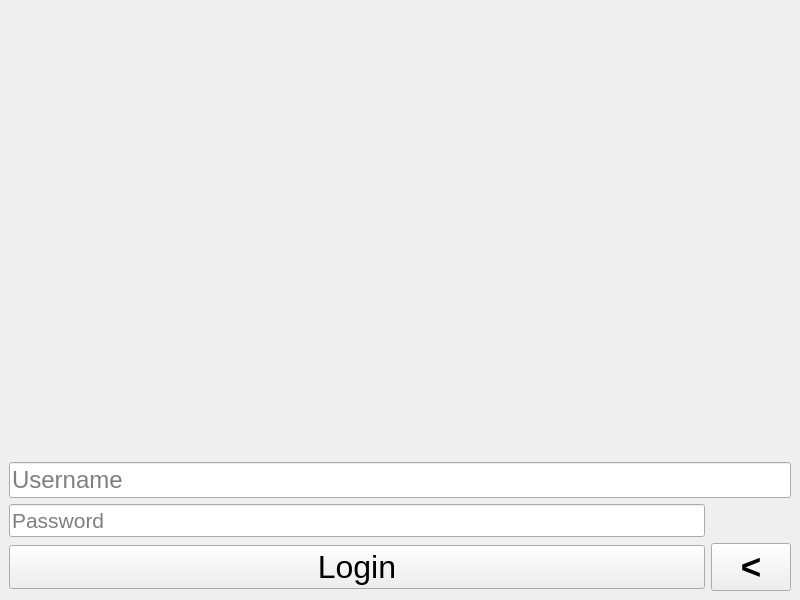
<?xml version="1.0" encoding="UTF-8"?>
<ui version="4.0">
 <class>login_page</class>
 <widget class="QMainWindow" name="login_page">
  <property name="enabled">
   <bool>true</bool>
  </property>
  <property name="geometry">
   <rect>
    <x>0</x>
    <y>0</y>
    <width>800</width>
    <height>600</height>
   </rect>
  </property>
  <property name="minimumSize">
   <size>
    <width>600</width>
    <height>500</height>
   </size>
  </property>
  <property name="windowTitle">
   <string>GrowPal-Login</string>
  </property>
  <property name="windowIcon">
   <iconset>
    <normaloff>logo.jpg</normaloff>logo.jpg</iconset>
  </property>
  <widget class="QWidget" name="centralwidget">
   <layout class="QGridLayout" name="gridLayout">
    <item row="2" column="0">
     <widget class="QLineEdit" name="lineEdit_password">
      <property name="styleSheet">
       <string notr="true">font-size:16pt;</string>
      </property>
      <property name="echoMode">
       <enum>QLineEdit::Password</enum>
      </property>
      <property name="placeholderText">
       <string>Password</string>
      </property>
     </widget>
    </item>
    <item row="2" column="1">
     <widget class="QPushButton" name="password_view">
      <property name="text">
       <string/>
      </property>
      <property name="icon">
       <iconset>
        <normaloff>View.png</normaloff>View.png</iconset>
      </property>
      <property name="iconSize">
       <size>
        <width>24</width>
        <height>24</height>
       </size>
      </property>
      <property name="checkable">
       <bool>true</bool>
      </property>
      <property name="flat">
       <bool>true</bool>
      </property>
     </widget>
    </item>
    <item row="3" column="0">
     <widget class="QPushButton" name="pushbutton_login">
      <property name="mouseTracking">
       <bool>false</bool>
      </property>
      <property name="styleSheet">
       <string notr="true">font-size: 24pt;</string>
      </property>
      <property name="text">
       <string>Login</string>
      </property>
     </widget>
    </item>
    <item row="3" column="1">
     <widget class="QPushButton" name="pushButton_back">
      <property name="font">
       <font>
        <pointsize>26</pointsize>
        <weight>75</weight>
        <italic>false</italic>
        <bold>true</bold>
       </font>
      </property>
      <property name="toolTip">
       <string>&lt;html&gt;&lt;head/&gt;&lt;body&gt;&lt;p&gt;&lt;span style=&quot; font-size:20pt; font-weight:600;&quot;&gt;&amp;lt;&lt;/span&gt;&lt;/p&gt;&lt;/body&gt;&lt;/html&gt;</string>
      </property>
      <property name="whatsThis">
       <string>&lt;html&gt;&lt;head/&gt;&lt;body&gt;&lt;p&gt;&lt;span style=&quot; font-size:20pt; font-weight:600;&quot;&gt;&amp;lt;&lt;/span&gt;&lt;/p&gt;&lt;/body&gt;&lt;/html&gt;</string>
      </property>
      <property name="styleSheet">
       <string notr="true">font-size:20;
</string>
      </property>
      <property name="text">
       <string>&lt;</string>
      </property>
     </widget>
    </item>
    <item row="1" column="0" colspan="2">
     <widget class="QLineEdit" name="lineEdit_username">
      <property name="styleSheet">
       <string notr="true">font-size:18pt;</string>
      </property>
      <property name="placeholderText">
       <string>Username</string>
      </property>
     </widget>
    </item>
    <item row="0" column="0" colspan="2">
     <widget class="QLabel" name="label">
      <property name="text">
       <string/>
      </property>
      <property name="pixmap">
       <pixmap>logo.jpg</pixmap>
      </property>
      <property name="scaledContents">
       <bool>false</bool>
      </property>
      <property name="alignment">
       <set>Qt::AlignCenter</set>
      </property>
     </widget>
    </item>
   </layout>
  </widget>
 </widget>
 <tabstops>
  <tabstop>lineEdit_username</tabstop>
  <tabstop>lineEdit_password</tabstop>
  <tabstop>password_view</tabstop>
  <tabstop>pushbutton_login</tabstop>
  <tabstop>pushButton_back</tabstop>
 </tabstops>
 <resources/>
 <connections/>
</ui>
